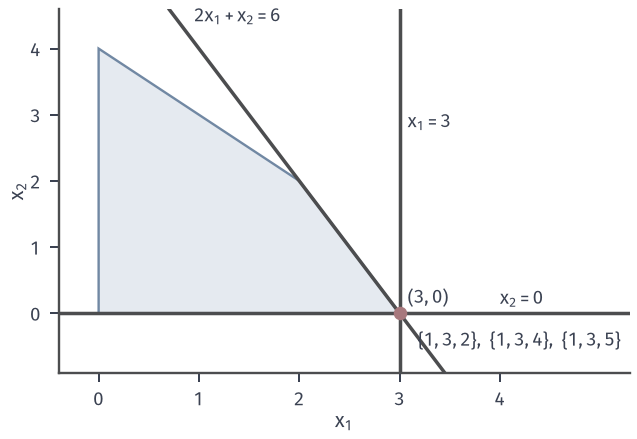

The script that drew this image:
from pathlib import Path
import sys
sys.path.insert(0, str(Path(__file__).resolve().parents[1]/"lp-common"))
from lp_fig import *
HERE = Path(__file__).resolve().parent
# Degenerate vertex: x1<=3 passes through (3,0) without cutting the polygon.
A = np.array([[1., 1, 1, 0, 0], [2, 1, 0, 1, 0], [1, 0, 0, 0, 1]]); b = np.array([4., 6, 3])
out = {}
for B in ([0, 2, 1], [0, 2, 3], [0, 2, 4]):
    out[str([i+1 for i in B])] = np.linalg.solve(A[:, B], b).round(9).tolist()
xl, yl = (-.4, 5.3), (-.9, 4.6)
fig, ax = figure(width_mm=90, height_mm=62)
region(ax, workshop())
line(ax, WS_A[1], 6, xl, yl, lw=1.4); line(ax, (1, 0), 3, xl, yl, lw=1.4)
ax.plot(xl, [0, 0], color=EDGE, lw=1.4, zorder=2)
dot(ax, (3, 0), RED, ms=5.4)
ax.text(3.08, .15, '$(3,0)$', fontsize=7.5, color=INK)
ax.text(3.08, 2.8, '$x_1=3$', fontsize=7.5, color=INK)
ax.text(.95, 4.4, '$2x_1+x_2=6$', fontsize=7.5, color=INK, ha='left')
ax.text(4.0, .13, '$x_2=0$', fontsize=7.5, color=INK)
ax.text(3.18, -.5, '$\\{1,3,2\\},\\ \\{1,3,4\\},\\ \\{1,3,5\\}$', fontsize=7.5, color=INK)
setup(ax, xl, yl, range(0, 5), range(0, 5))
save(fig, HERE, 'figure', out)
